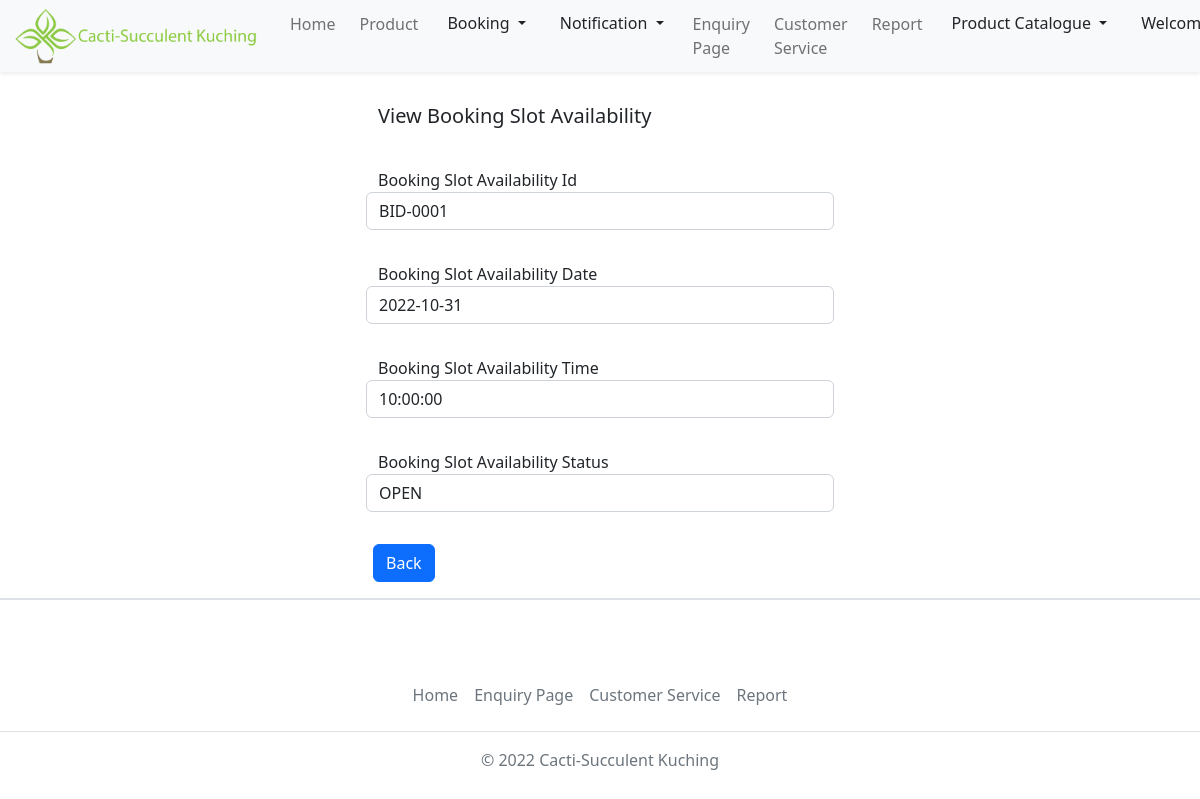
/admin/viewBookingSlotAvailability.php?Id=BID-0001 (signed in), run on the app's committed database.
### tables this page shows
CREATE TABLE `tblbookingslot` (
  `bookingSlotId` varchar(15) NOT NULL,
  `bookingSlotDate` date DEFAULT NULL,
  `bookingSlotTime` time DEFAULT NULL,
  `bookingSlotTimeNotif` time DEFAULT NULL,
  `bookingSlotStatus` varchar(10) DEFAULT NULL,
  `create_on` timestamp NOT NULL DEFAULT current_timestamp() ON UPDATE current_timestamp()
);

### admin/viewBookingSlotAvailability.php (the view, shortened to what this page needs)
<?php
    include('../Account.php');
?>
<!DOCTYPE html>
<html lang="en">
    <head>
        <link rel="stylesheet" href="..\styles\homepage.css">
        <link href="https://cdn.jsdelivr.net/npm/bootstrap@5.2.2/dist/css/bootstrap.min.css" rel="stylesheet">
    </head>
<body>
<nav class="navbar navbar-expand-lg">
    <div class="container-fluid fixed-top shadow-sm bg-light">
        <a class="navbar-brand" href="admin.php">
            <img src="..\images\logo.png" alt="logo" style="width:250px;" class="rounded-pill">
        </a>
        <div class="collapse navbar-collapse justify-content-end" id="collapsibleNavbar">
            <ul class="navbar-nav">
                <li class="nav-item p-1">
                    <a class="nav-link" href="admin.php">Home</a>
                </li>
                <li class="nav-item p-1">
                    <a class="nav-link" href="#">Product</a>
                </li>
                <li class="nav-item p-1">
                    <div class="dropdown">
                        <button class="btn dropdown-toggle" type="button" data-bs-toggle="dropdown" aria-expanded="false">
                             Booking
                        </button>
                    </div>
                </li>
                <li class="nav-item p-1">
                    <div class="dropdown">
                        <button class="btn dropdown-toggle" type="button" data-bs-toggle="dropdown" data-bs-auto-close="false" aria-expanded="false">
                             Notification
                        </button>
                    </div>
                </li>
                <li class="nav-item p-1">
                    <a class="nav-link" href="enquiryManage.php">Enquiry Page</a>
                </li>
                <li class="nav-item p-1">
                    <a class="nav-link" href="admincustomerservice.php">Customer Service</a>
                </li>
                <li class="nav-item p-1">
                    <a class="nav-link" href="#">Report</a>
                </li>
                <li class="nav-item p-1">
                    <div class="dropdown">
                        <button class="btn dropdown-toggle" type="button" data-bs-toggle="dropdown" aria-expanded="false">
                             Product Catalogue
                        </button>
                    </div>
                </li>
                <li class="nav-item p-1">
                    <div class="dropdown">
                        <button class="btn dropdown-toggle" type="button" data-bs-toggle="dropdown" aria-expanded="false">
                             Welcome Back, <?php echo $_SESSION['user']['username']; ?>!
                        </button>
                    </div>
                </li>
            </ul>
        </div>
    </div>
</nav>
<?php
	$SQL = "SELECT * FROM tblBookingSlot WHERE tblBookingSlot.bookingSlotId = '".$_GET['Id']."'";
	$Result = mysqli_query($con, $SQL);
	if(mysqli_num_rows($Result) > 0)
	{
		$bookingSlotRec = mysqli_fetch_array($Result);
	}
?>
	<div class="row">
		<form method="POST" enctype="multipart/form-data">
            <div class="form-group row col-md-5 p-3 mx-auto">
			    <h5>
				    View Booking Slot Availability
                </h5>
            </div>
			<div class="form-group row col-md-5 p-3 mx-auto"><span class="label-input100">Booking Slot Availability Id</span></br>
				<input class="form-control" type="text" name="bookingSlotId" value="<?php echo $_GET['Id'] ;?>" required autofocus autocomplete="off" readonly="readonly">
			</div>
			<div class="form-group row col-md-5 p-3 mx-auto"><span class="label-input100">Booking Slot Availability Date</span></br>
				<input class="form-control" type="text" name="bookingSlotDate" value="<?php echo $bookingSlotRec["bookingSlotDate"];?>" required autofocus autocomplete="off" readonly="readonly">
			</div>
			<div class="form-group row col-md-5 p-3 mx-auto"><span class="label-input100">Booking Slot Availability Time</span></br>
				<input class="form-control" type="text" name="bookingSlotTime" value="<?php echo $bookingSlotRec["bookingSlotTime"];?>" required autofocus autocomplete="off" readonly="readonly">
			</div>
			<div class="form-group row col-md-5 p-3 mx-auto"><span class="label-input100">Booking Slot Availability Status</span></br>
				<input class="form-control" type="text" name="bookingSlotStatus" value="<?php echo $bookingSlotRec["bookingSlotStatus"];?>" required autofocus autocomplete="off" readonly="readonly">
			</div>
			<div class="row">
				<div class="form-group row col-md-5 p-3 mx-auto">
					<div class="col-md-7">
					    <button class="btn btn-primary" type="submit" name="btnBack">
							Back
					    </button>
                    </div>
				</div>
			</div>
        </form>
	</div>
</body>
</html>
<div class="container-fluid border" style="width: 100%;">
  <footer class="py-1 my-2 fixed-bottom">
  <ul class="nav justify-content-center border-bottom pb-3 mb-3">
      <li class="nav-item"><a href="admin.php" class="nav-link px-2 text-muted">Home</a></li>
      <li class="nav-item"><a href="viewEnquiry.php" class="nav-link px-2 text-muted">Enquiry Page</a></li>
      <li class="nav-item"><a href="admincustomerservice.php" class="nav-link px-2 text-muted">Customer Service</a></li>
      <li class="nav-item"><a href="#" class="nav-link px-2 text-muted">Report</a></li>
    </ul>
    <p class="text-center text-muted">© 2022 Cacti-Succulent Kuching</p>
  </footer>
</div>

### data on the page
tblbookingslot: bookingSlotDate "2022-10-31", bookingSlotTime "10:00:00", bookingSlotStatus "OPEN"
